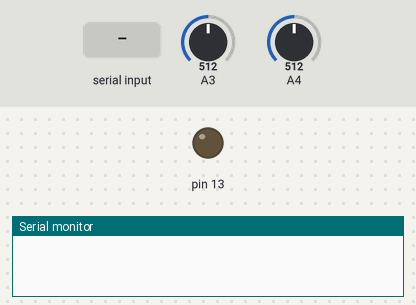
A sketch run on a simulated Arduino Uno, built with avr-gcc and run on an emulated ATmega328P. Shown: output pins drawn as LEDs (lit = HIGH), the last lines printed to the serial monitor. The inputs (shaded band) are chosen by the test bench; at power-on: A4 = 512, A3 = 512.

Above: at 1.2 s.
1.3 s: "a\n" received over Serial
At 2.2 s:
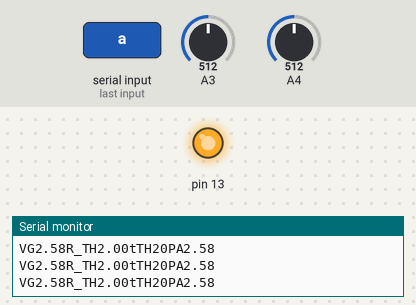
2.8 s: A4 set to 696
5.8 s: A4 set to 723
8.8 s: "1\n" received over Serial
At 9.5 s:
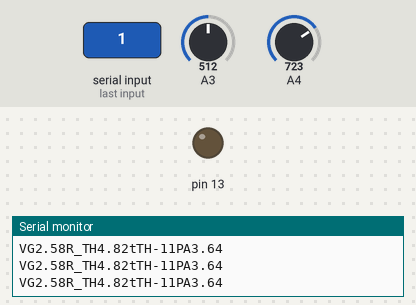
Timing chart, 0 to 11.3 s (numbered marks = the images above; inputs shaded):
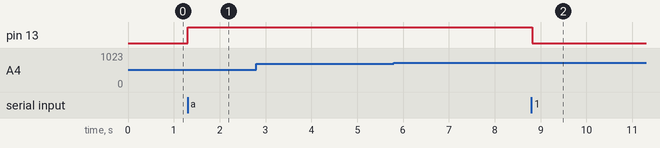

The sketch:

codedaynhiet.ino
```cpp
String makitu1;
int s_VG, s_TH;
int v_TH, t_TH;
float VG, TH, R_TH;
void setup() {
    Serial.begin(9600);  //Mở cổng Serial để giap tiếp | tham khảo Serial
    pinMode(13,OUTPUT);
  }

void loop() {
  s_VG = analogRead(A3);    //Lấy tín hiệu VG
  s_TH = analogRead(A4);    //Lấy tín hiệu TH
  VG = map(s_VG,0,1023,0,5150)/1000.00;     //Chuyển tín hiệu VG thành đơn vị volt
  v_TH = map(s_TH,0,1023,0,5150);           //Chuyển tín hiệu TH thành đơn vị millivolt
  t_TH = map(v_TH,2570,210,20,90);          //Đổi điện áp TH sang nhiệt độ - các thông số dựa trên thực nghiệm
  TH = v_TH/1000.00;                        //Đổi tín hiệu TH đơn vị millivolt thành đơn vị volt
  R_TH = v_TH*2.00/(5150.00-v_TH);          //Tính toán giá trị điện trở của cảm biến


   // Xử lý relay và gửi giá trị
  if(Serial.available()) { // nếu có dữ liệu gửi đến
    String makitu = Serial.readStringUntil('\n'); // đọc giá trị gửi đến cho đến khi gặp kí tự xuống dòng \n
    makitu1 = makitu;
  if(makitu == "a") {digitalWrite(13,HIGH);} //Thực hành dây nhiệt
    else {digitalWrite(13,LOW);}
  }


  if(makitu1 == "a") {
  Serial.println("VG" + String(VG) + "R_TH" + String(R_TH) + "tTH" + String(t_TH) + "PA" + String(TH));
  }


  delay(1);
}
```

Measured:
- after the input at 1.3 s, pin 13: LOW → HIGH at once
- after the input at 8.8 s, pin 13: HIGH → LOW at once
